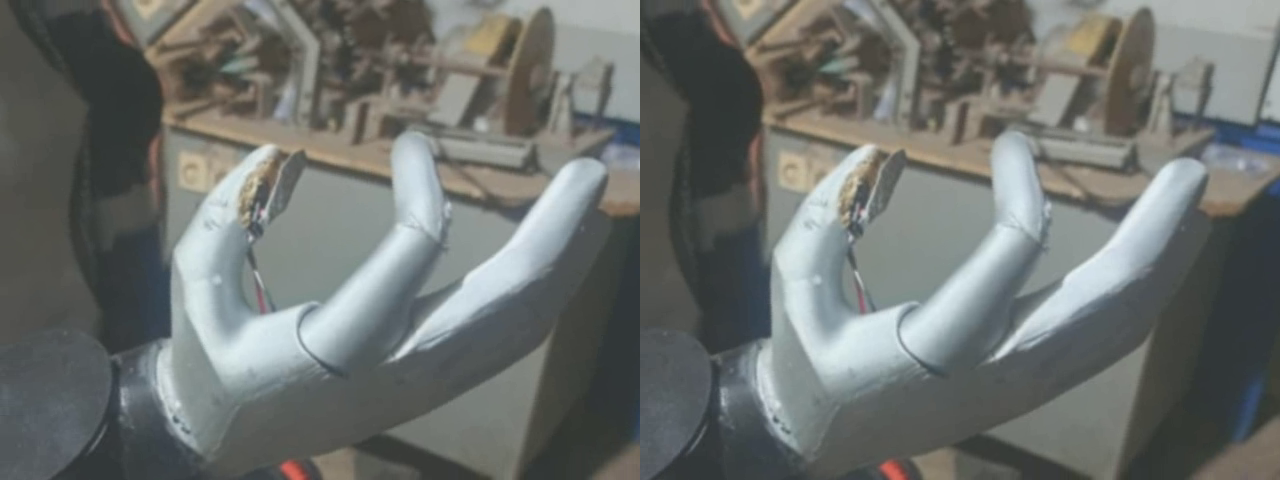
#> input picture frame 9 of robot/hand_tracker/samples/test_stereo.mp4, 1280 x 480 px, given in place of the camera
$ python capture.py
#> lines starting #> are read from the running program, lines starting #| are printed output that depends on the picture
#!/usr/bin/env python3
"""
Save frames from the stereo camera to use as extra training images.

  python3 tools/capture.py                       # window: SPACE = save, A = auto-save on/off, Q = quit
  python3 tools/capture.py --auto 0.5 --count 80 # no screen: save one frame every 0.5 s, 80 frames
  python3 tools/capture.py --eye both            # save left AND right eye images

Move the arm / fingers / lighting between shots. Also take ~10 frames with NO hand in view
(those teach the model not to see hands where there are none).
"""
import argparse
import os
import time
from pathlib import Path

import cv2


def main():
    ap = argparse.ArgumentParser()
    ap.add_argument("--camera", type=int, default=0)
    ap.add_argument("--width", type=int, default=2560)
    ap.add_argument("--height", type=int, default=720)
    ap.add_argument("--eye", choices=["left", "right", "both", "full"], default="left")
    ap.add_argument("--out", default="data/my_frames")
    ap.add_argument("--auto", type=float, default=0, help="seconds between automatic saves (0 = manual)")
    ap.add_argument("--count", type=int, default=0, help="stop after this many saves")
    a = ap.parse_args()

    out = Path(a.out)
    out.mkdir(parents=True, exist_ok=True)
    cap = cv2.VideoCapture(a.camera, cv2.CAP_V4L2)
    cap.set(cv2.CAP_PROP_FOURCC, cv2.VideoWriter_fourcc(*"MJPG"))
    cap.set(cv2.CAP_PROP_FRAME_WIDTH, a.width)
    cap.set(cv2.CAP_PROP_FRAME_HEIGHT, a.height)
    ok, f = cap.read()
#> f is the input picture: shape (480, 1280, 3); mean B, G, R 109.7, 112.7, 108.9
    if not ok:
        raise SystemExit("camera read failed")
    print(f"camera: {f.shape[1]}x{f.shape[0]}  saving to {out}/")
#| camera: 1280x480  saving to data/my_frames/
    window = bool(os.environ.get("DISPLAY") or os.environ.get("WAYLAND_DISPLAY"))
    auto = a.auto if a.auto > 0 else (0 if window else 1.0)
    last, saved = 0.0, 0
    while True:
        ok, f = cap.read()
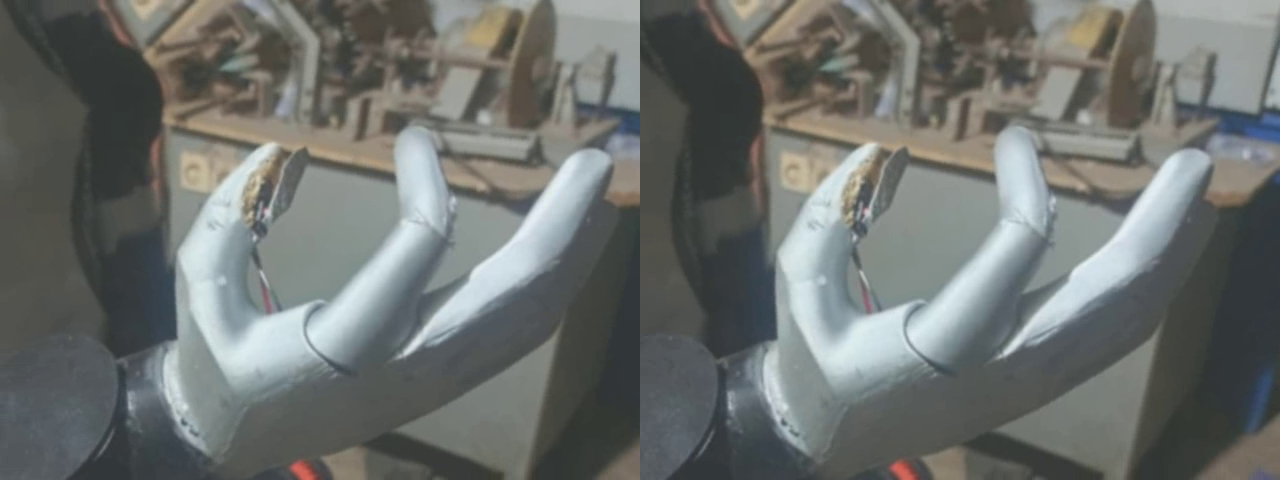
#> input picture frame 10 of robot/hand_tracker/samples/test_stereo.mp4, 1280 x 480 px, given in place of the camera
#> f is the input picture: shape (480, 1280, 3); mean B, G, R 109.8, 112.6, 108.9
        if not ok:
            continue
        h, w = f.shape[:2]
#> h = 480; w = 1280
        stereo = w >= 2.2 * h
#> stereo = True
        if stereo and a.eye != "full":
            parts = {"left": [("L", f[:, : w // 2])], "right": [("R", f[:, w // 2:])],
                     "both": [("L", f[:, : w // 2]), ("R", f[:, w // 2:])]}[a.eye]
#> parts = 1 item
        else:
            parts = [("F", f)]
        now = time.time()
        save = auto and now - last >= auto
        if window:
            vis = cv2.resize(f, None, fx=min(1.0, 1280 / w), fy=min(1.0, 1280 / w))
            cv2.putText(vis, f"saved {saved}  {'AUTO' if auto else 'SPACE=save'}", (10, 25),
                        cv2.FONT_HERSHEY_SIMPLEX, 0.7, (0, 255, 255), 2)
            cv2.imshow("capture", vis)
            k = cv2.waitKey(1) & 0xFF
            if k == ord("q"):
                break
            if k == ord(" "):
                save = True
            if k == ord("a"):
                auto = 0 if auto else (a.auto or 0.5)
        if save:
            stamp = time.strftime("%Y%m%d_%H%M%S") + f"_{int(now * 1000) % 1000:03d}"
            for tag, img in parts:
                cv2.imwrite(str(out / f"frame_{stamp}_{tag}.jpg"), img, [cv2.IMWRITE_JPEG_QUALITY, 95])
#> this loop made 1 pass
#> tag on pass 1: 'L'
#> pass 1, in main, `cv2.imwrite(str(out / f"frame_{stamp}_{tag}.jpg"), img, [cv2.IMWRITE_J..`:
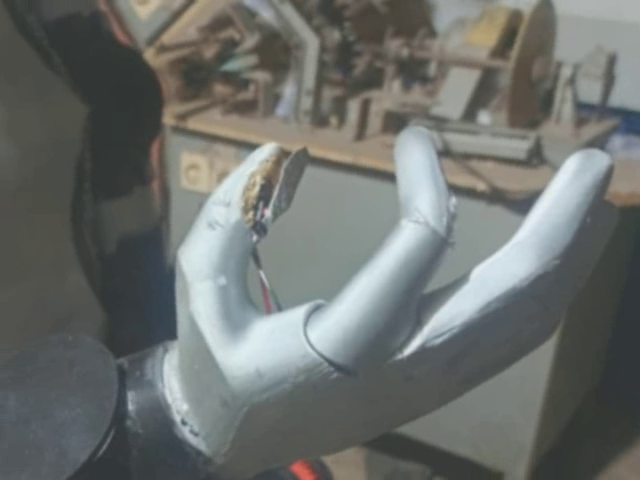
#> saved as frame_20261121_012128_719_L.jpg: shape (480, 640, 3); mean B, G, R 109.1, 112.2, 108.6
            saved += 1
            last = now
            print("saved", saved)
            if a.count and saved >= a.count:
                break
    cap.release()
    cv2.destroyAllWindows()


if __name__ == "__main__":
    main()

$ run again, starting later in the video
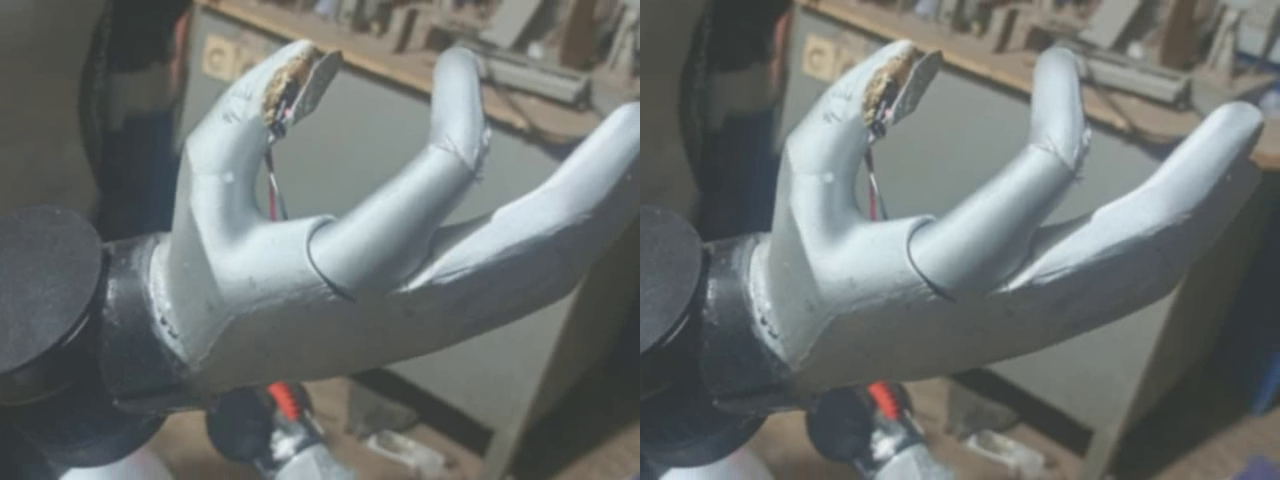
#> input picture frame 40 of robot/hand_tracker/samples/test_stereo.mp4, 1280 x 480 px, given in place of the camera
#> in main, f is the input picture: shape (480, 1280, 3); mean B, G, R 111.7, 113.6, 109.2
#| camera: 1280x480  saving to data/my_frames/
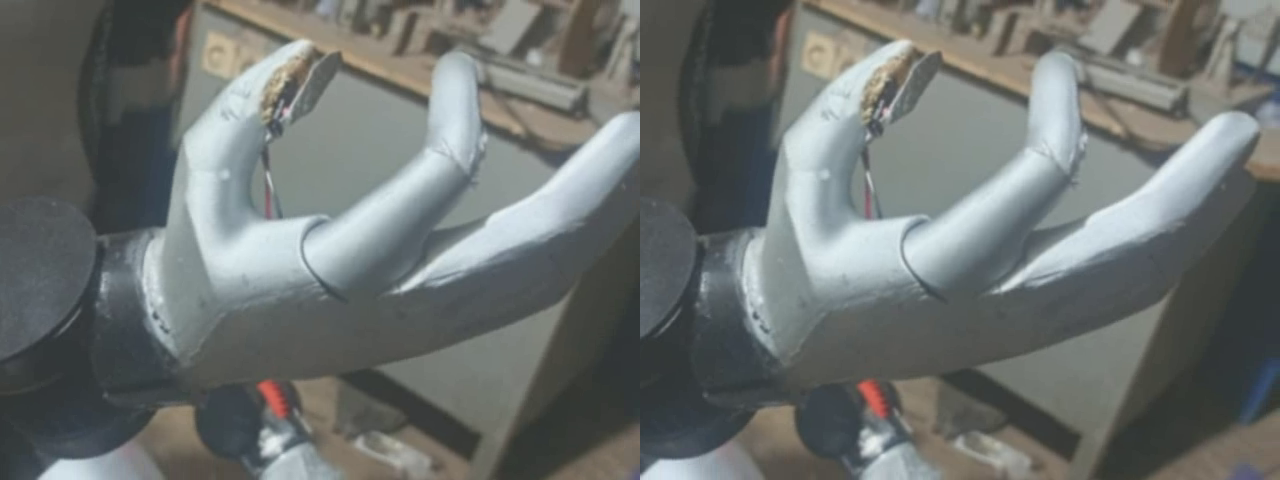
#> input picture frame 41 of robot/hand_tracker/samples/test_stereo.mp4, 1280 x 480 px, given in place of the camera
#> in main, f is the input picture: shape (480, 1280, 3); mean B, G, R 111.8, 113.9, 109.3
#> parts = 1 item
#> the loop in main, `for tag, img in parts:` made 1 pass
#> tag on pass 1: 'L'
#> pass 1, in main, `cv2.imwrite(str(out / f"frame_{stamp}_{tag}.jpg"), img, [cv2.IMWRITE_J..`:
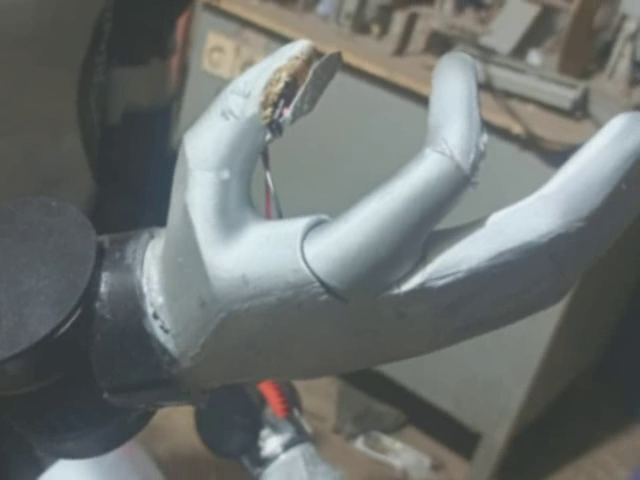
#> saved as frame_20261121_012129_105_L.jpg: shape (480, 640, 3); mean B, G, R 111.4, 113.5, 109

$ run again, starting later in the video
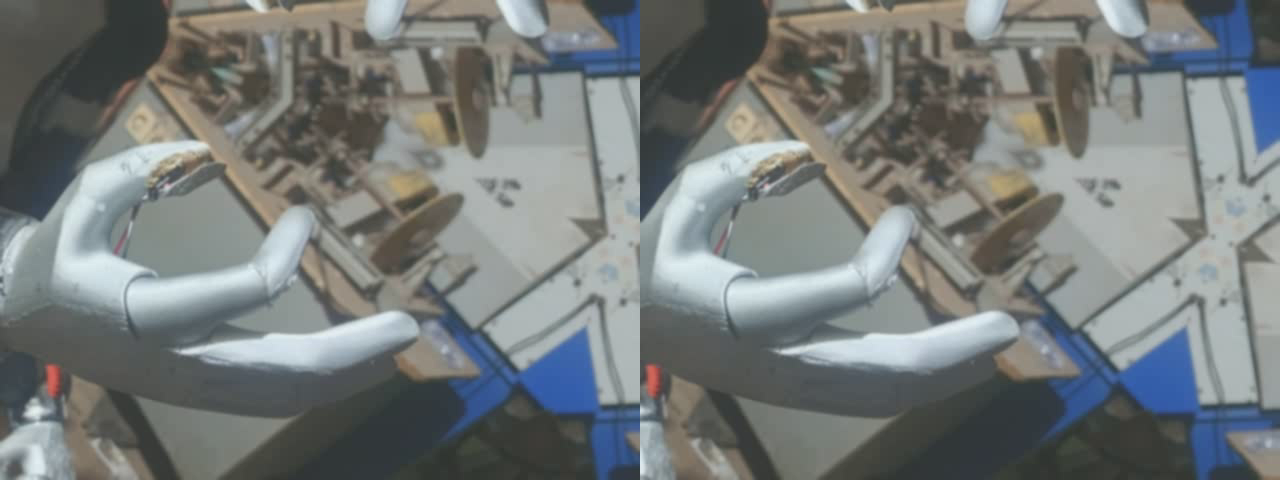
#> input picture frame 72 of robot/hand_tracker/samples/test_stereo.mp4, 1280 x 480 px, given in place of the camera
#> in main, f is the input picture: shape (480, 1280, 3); mean B, G, R 122, 122.6, 117.8
#| camera: 1280x480  saving to data/my_frames/
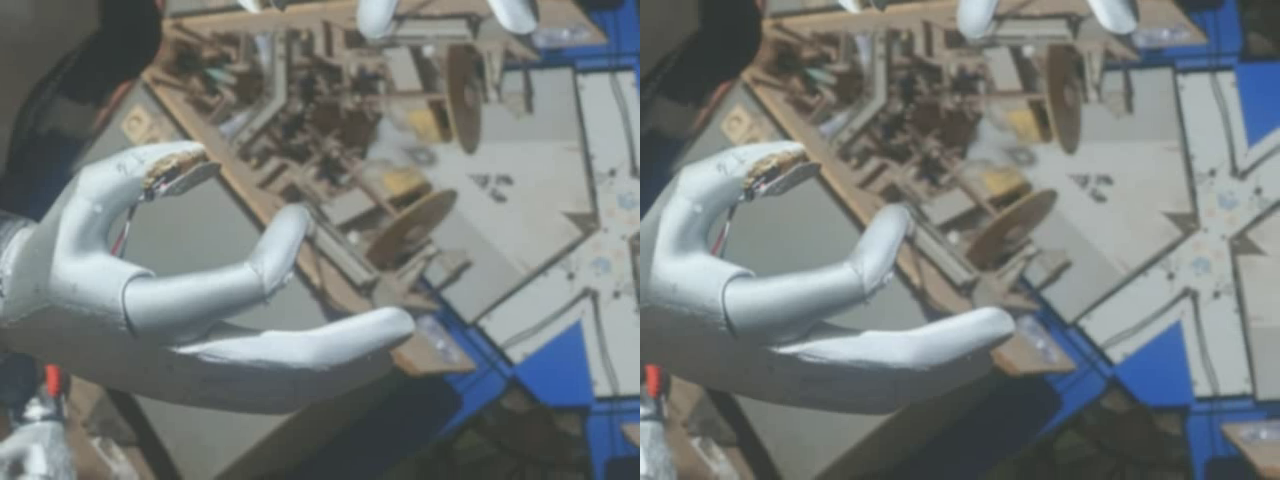
#> input picture frame 73 of robot/hand_tracker/samples/test_stereo.mp4, 1280 x 480 px, given in place of the camera
#> in main, f is the input picture: shape (480, 1280, 3); mean B, G, R 121.5, 122.3, 117.2
#> parts = 1 item
#> the loop in main, `for tag, img in parts:` made 1 pass
#> tag on pass 1: 'L'
#> pass 1, in main, `cv2.imwrite(str(out / f"frame_{stamp}_{tag}.jpg"), img, [cv2.IMWRITE_J..`:
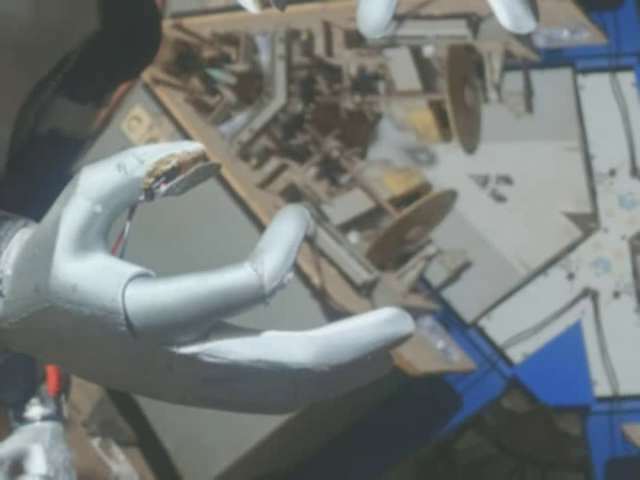
#> saved as frame_20261121_012129_476_L.jpg: shape (480, 640, 3); mean B, G, R 120.4, 121.4, 116.5
